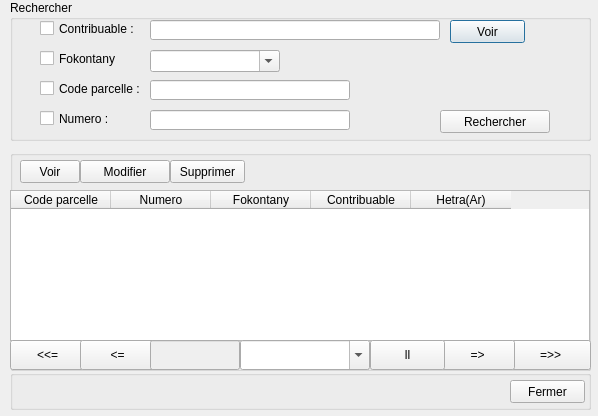
<?xml version="1.0" encoding="UTF-8"?>
<ui version="4.0">
 <class>Dialog</class>
 <widget class="QDialog" name="Dialog">
  <property name="geometry">
   <rect>
    <x>0</x>
    <y>0</y>
    <width>598</width>
    <height>416</height>
   </rect>
  </property>
  <property name="windowTitle">
   <string>Liste</string>
  </property>
  <widget class="QGroupBox" name="groupBox">
   <property name="geometry">
    <rect>
     <x>10</x>
     <y>0</y>
     <width>581</width>
     <height>141</height>
    </rect>
   </property>
   <property name="title">
    <string>Rechercher</string>
   </property>
   <widget class="QCheckBox" name="checkBox">
    <property name="geometry">
     <rect>
      <x>30</x>
      <y>20</y>
      <width>101</width>
      <height>17</height>
     </rect>
    </property>
    <property name="text">
     <string>Contribuable :</string>
    </property>
   </widget>
   <widget class="QCheckBox" name="checkBox_2">
    <property name="geometry">
     <rect>
      <x>30</x>
      <y>50</y>
      <width>80</width>
      <height>17</height>
     </rect>
    </property>
    <property name="text">
     <string>Fokontany :</string>
    </property>
   </widget>
   <widget class="QLineEdit" name="lineEdit">
    <property name="geometry">
     <rect>
      <x>140</x>
      <y>20</y>
      <width>290</width>
      <height>20</height>
     </rect>
    </property>
   </widget>
   <widget class="QComboBox" name="comboBox">
    <property name="geometry">
     <rect>
      <x>140</x>
      <y>50</y>
      <width>130</width>
      <height>22</height>
     </rect>
    </property>
    <property name="editable">
     <bool>true</bool>
    </property>
   </widget>
   <widget class="QPushButton" name="pushButton">
    <property name="geometry">
     <rect>
      <x>440</x>
      <y>20</y>
      <width>75</width>
      <height>23</height>
     </rect>
    </property>
    <property name="text">
     <string>Voir</string>
    </property>
   </widget>
   <widget class="QPushButton" name="pushButton_2">
    <property name="geometry">
     <rect>
      <x>430</x>
      <y>110</y>
      <width>110</width>
      <height>23</height>
     </rect>
    </property>
    <property name="text">
     <string>Rechercher</string>
    </property>
   </widget>
   <widget class="QLineEdit" name="lineEdit_4">
    <property name="geometry">
     <rect>
      <x>140</x>
      <y>80</y>
      <width>200</width>
      <height>20</height>
     </rect>
    </property>
   </widget>
   <widget class="QLineEdit" name="lineEdit_5">
    <property name="geometry">
     <rect>
      <x>140</x>
      <y>110</y>
      <width>200</width>
      <height>20</height>
     </rect>
    </property>
   </widget>
   <widget class="QCheckBox" name="checkBox_3">
    <property name="geometry">
     <rect>
      <x>30</x>
      <y>80</y>
      <width>100</width>
      <height>17</height>
     </rect>
    </property>
    <property name="text">
     <string>Code parcelle :</string>
    </property>
   </widget>
   <widget class="QCheckBox" name="checkBox_4">
    <property name="geometry">
     <rect>
      <x>30</x>
      <y>110</y>
      <width>80</width>
      <height>17</height>
     </rect>
    </property>
    <property name="text">
     <string>Numero :</string>
    </property>
   </widget>
  </widget>
  <widget class="QGroupBox" name="groupBox_3">
   <property name="geometry">
    <rect>
     <x>10</x>
     <y>150</y>
     <width>581</width>
     <height>221</height>
    </rect>
   </property>
   <property name="title">
    <string/>
   </property>
   <widget class="QPushButton" name="pushButton_4">
    <property name="geometry">
     <rect>
      <x>10</x>
      <y>10</y>
      <width>60</width>
      <height>23</height>
     </rect>
    </property>
    <property name="text">
     <string>Voir</string>
    </property>
   </widget>
   <widget class="QTableWidget" name="tableWidget">
    <property name="geometry">
     <rect>
      <x>0</x>
      <y>40</y>
      <width>580</width>
      <height>151</height>
     </rect>
    </property>
    <column>
     <property name="text">
      <string>Code parcelle</string>
     </property>
    </column>
    <column>
     <property name="text">
      <string>Numero</string>
     </property>
    </column>
    <column>
     <property name="text">
      <string>Fokontany</string>
     </property>
    </column>
    <column>
     <property name="text">
      <string>Contribuable</string>
     </property>
    </column>
    <column>
     <property name="text">
      <string>Hetra(Ar)</string>
     </property>
    </column>
   </widget>
   <widget class="QPushButton" name="pushButton_5">
    <property name="geometry">
     <rect>
      <x>0</x>
      <y>190</y>
      <width>75</width>
      <height>30</height>
     </rect>
    </property>
    <property name="text">
     <string>&lt;&lt;=</string>
    </property>
   </widget>
   <widget class="QPushButton" name="pushButton_6">
    <property name="geometry">
     <rect>
      <x>70</x>
      <y>190</y>
      <width>75</width>
      <height>30</height>
     </rect>
    </property>
    <property name="text">
     <string>&lt;=</string>
    </property>
   </widget>
   <widget class="QPushButton" name="pushButton_7">
    <property name="geometry">
     <rect>
      <x>500</x>
      <y>190</y>
      <width>81</width>
      <height>30</height>
     </rect>
    </property>
    <property name="text">
     <string>=&gt;&gt;</string>
    </property>
   </widget>
   <widget class="QPushButton" name="pushButton_8">
    <property name="geometry">
     <rect>
      <x>430</x>
      <y>190</y>
      <width>75</width>
      <height>30</height>
     </rect>
    </property>
    <property name="text">
     <string>=&gt;</string>
    </property>
   </widget>
   <widget class="QPushButton" name="pushButton_9">
    <property name="geometry">
     <rect>
      <x>360</x>
      <y>190</y>
      <width>75</width>
      <height>30</height>
     </rect>
    </property>
    <property name="text">
     <string>ll</string>
    </property>
   </widget>
   <widget class="QComboBox" name="comboBox_3">
    <property name="geometry">
     <rect>
      <x>230</x>
      <y>190</y>
      <width>130</width>
      <height>30</height>
     </rect>
    </property>
    <property name="editable">
     <bool>true</bool>
    </property>
   </widget>
   <widget class="QLineEdit" name="lineEdit_3">
    <property name="enabled">
     <bool>false</bool>
    </property>
    <property name="geometry">
     <rect>
      <x>140</x>
      <y>190</y>
      <width>90</width>
      <height>30</height>
     </rect>
    </property>
   </widget>
   <widget class="QPushButton" name="pushButton_3">
    <property name="geometry">
     <rect>
      <x>70</x>
      <y>10</y>
      <width>90</width>
      <height>23</height>
     </rect>
    </property>
    <property name="text">
     <string>Modifier</string>
    </property>
   </widget>
   <widget class="QPushButton" name="pushButton_11">
    <property name="geometry">
     <rect>
      <x>160</x>
      <y>10</y>
      <width>75</width>
      <height>23</height>
     </rect>
    </property>
    <property name="text">
     <string>Supprimer</string>
    </property>
   </widget>
  </widget>
  <widget class="QGroupBox" name="groupBox_4">
   <property name="geometry">
    <rect>
     <x>10</x>
     <y>370</y>
     <width>581</width>
     <height>40</height>
    </rect>
   </property>
   <property name="title">
    <string/>
   </property>
   <widget class="QPushButton" name="pushButton_10">
    <property name="geometry">
     <rect>
      <x>500</x>
      <y>10</y>
      <width>75</width>
      <height>23</height>
     </rect>
    </property>
    <property name="text">
     <string>Fermer</string>
    </property>
   </widget>
  </widget>
 </widget>
 <resources/>
 <connections/>
</ui>
